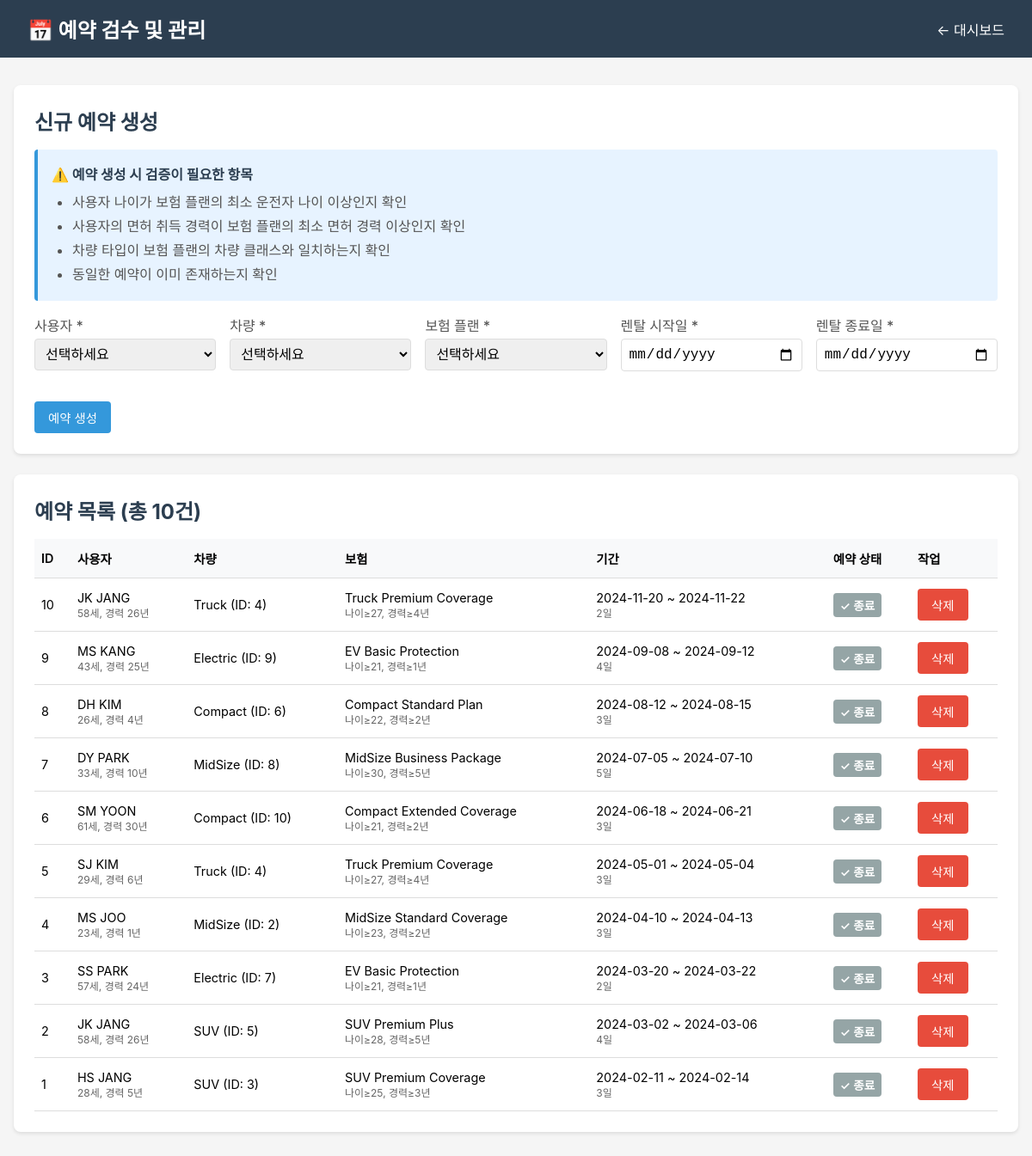
Page /PHPWeb/admin_reservations.php on the committed database.
### tables this page shows
CREATE TABLE Rental_Reservation (
    id INT PRIMARY KEY AUTO_INCREMENT,
    uid INT NOT NULL,
    vid INT NOT NULL,
    iid INT NOT NULL,
    start_date DATE,
    end_date DATE,

    FOREIGN KEY (uid) REFERENCES Users(id)
        ON UPDATE CASCADE ON DELETE RESTRICT,
    FOREIGN KEY (vid) REFERENCES Vehicles(id)
        ON UPDATE CASCADE ON DELETE RESTRICT,
    FOREIGN KEY (iid) REFERENCES Insurance_Plan(id)
        ON UPDATE CASCADE ON DELETE RESTRICT
);

CREATE TABLE Users (
    id INT PRIMARY KEY AUTO_INCREMENT,
    name VARCHAR(255) NOT NULL,
    age INT NOT NULL,
    license_year INT NOT NULL
);

CREATE TABLE Vehicles (
    id INT PRIMARY KEY AUTO_INCREMENT,
    type ENUM('Compact', 'MidSize', 'SUV', 'Truck', 'Electric') NOT NULL,
    registered_at DATE
);

CREATE TABLE Insurance_Plan (
    id INT PRIMARY KEY AUTO_INCREMENT,
    type VARCHAR(255),
    daily_fee INT NOT NULL,
    deductible_amount INT NOT NULL DEFAULT 0,
    vehicle_class ENUM('Compact', 'MidSize', 'SUV', 'Truck', 'Electric'),
    min_driver_age INT,
    min_license_years INT,
    name TEXT
);

### PHPWeb/admin_reservations.php (the view, shortened to what this page needs)
<?php
require_once 'reservation.php';
$stmt = $conn->prepare("
    SELECT r.*,
           u.name as user_name, u.age as user_age, u.license_year,
           v.type as vehicle_type,
           i.name as insurance_name, i.min_driver_age, i.min_license_years, i.daily_fee, i.deductible_amount
    FROM Rental_Reservation r
    JOIN Users u ON r.uid = u.id
    JOIN Vehicles v ON r.vid = v.id
    JOIN Insurance_Plan i ON r.iid = i.id
    ORDER BY r.id DESC
");
$stmt->execute();
$reservations = $stmt->get_result()->fetch_all(MYSQLI_ASSOC);
?>
<!DOCTYPE html>
<html lang="ko">
<head>
</head>
<body>
    <div class="header">
        <h1>📅 예약 검수 및 관리</h1>
        <a href="admin_index.php">← 대시보드</a>
    </div>
    <div class="container">
        <div class="card">
            <h2>신규 예약 생성</h2>
            <div class="info-box">
                <h4>⚠️ 예약 생성 시 검증이 필요한 항목</h4>
                <ul>
                    <li>사용자 나이가 보험 플랜의 최소 운전자 나이 이상인지 확인</li>
                    <li>사용자의 면허 취득 경력이 보험 플랜의 최소 면허 경력 이상인지 확인</li>
                    <li>차량 타입이 보험 플랜의 차량 클래스와 일치하는지 확인</li>
                    <li>동일한 예약이 이미 존재하는지 확인</li>
                </ul>
            </div>
            <form method="POST" id="reservationForm">
                <div class="grid">
                    <div class="form-group">
                        <label>사용자 *</label>
                        <select name="user_id" id="user_id" required onchange="updateUserInfo()">
                            <option value="">선택하세요</option>
                        </select>
                    </div>
                    <div class="form-group">
                        <label>차량 *</label>
                        <select name="vehicle_id" id="vehicle_id" required onchange="updateVehicleInfo()">
                            <option value="">선택하세요</option>
                        </select>
                    </div>
                    <div class="form-group">
                        <label>보험 플랜 *</label>
                        <select name="insurance_id" id="insurance_id" required onchange="updateInsuranceInfo()">
                            <option value="">선택하세요</option>
                        </select>
                    </div>
                    <div class="form-group">
                        <label>렌탈 시작일 *</label>
                        <input type="date" name="start_date" required min="<?= date('Y-m-d') ?>">
                    </div>
                    <div class="form-group">
                        <label>렌탈 종료일 *</label>
                        <input type="date" name="end_date" required min="<?= date('Y-m-d') ?>">
                    </div>
                </div>
                <button type="submit" class="btn btn-primary" style="margin-top: 1rem;">예약 생성</button>
            </form>
        </div>
        <div class="card">
            <h2>예약 목록 (총 <?= count($reservations) ?>건)</h2>
            <table>
                <thead>
                    <tr>
                        <th>ID</th>
                        <th>사용자</th>
                        <th>차량</th>
                        <th>보험</th>
                        <th>기간</th>
                        <th>예약 상태</th>
                        <th>작업</th>
                    </tr>
                </thead>
                <tbody>
                    <?php foreach ($reservations as $res):
                        $license_exp = date('Y') - $res['license_year'];
                        $days = (strtotime($res['end_date']) - strtotime($res['start_date'])) / (60 * 60 * 24);
                        $today = strtotime('today');
                        $start_time = strtotime($res['start_date']);
                        $end_time = strtotime($res['end_date']);
                        if ($end_time < $today) {
                            $status = 'completed';
                        } elseif ($start_time > $today) {
                            $status = 'scheduled';
                        } else {
                            $status = 'in_progress';
                        }
                        $rental_days = $days + 1;
                        $total_price = ($res['daily_fee'] * $rental_days) + $res['deductible_amount'];
                        ?>
                        <tr
                            onclick="showPriceModal('<?= htmlspecialchars($res['user_name'], ENT_QUOTES) ?>', '<?= $res['vehicle_type'] ?>', '<?= htmlspecialchars($res['insurance_name'], ENT_QUOTES) ?>', <?= $res['daily_fee'] ?>, <?= $rental_days ?>, <?= $res['deductible_amount'] ?>, <?= $total_price ?>, '<?= $res['start_date'] ?>', '<?= $res['end_date'] ?>')">
                            <td><?= $res['id'] ?></td>
                            <td>
                                <?= htmlspecialchars($res['user_name']) ?><br>
                                <small style="color: #666;"><?= $res['user_age'] ?>세, 경력 <?= $license_exp ?>년</small>
                            </td>
                            <td><?= $res['vehicle_type'] ?> (ID: <?= $res['vid'] ?>)</td>
                            <td>
                                <?= htmlspecialchars($res['insurance_name']) ?><br>
                                <small style="color: #666;">나이≥<?= $res['min_driver_age'] ?>,
                                    경력≥<?= $res['min_license_years'] ?>년</small>
                            </td>
                            <td>
                                <?= $res['start_date'] ?> ~ <?= $res['end_date'] ?><br>
                                <small style="color: #666;"><?= $days ?>일</small>
                            </td>
                            <td>
                                <?php if ($status === 'completed'): ?>
                                    <span class="badge badge-secondary">✓ 종료</span>
                                <?php elseif ($status === 'scheduled'): ?>
                                    <span class="badge badge-info"> ▶︎ 예정</span>
                                <?php else: ?>
                                    <span class="badge badge-success">● 진행중</span>
                                <?php endif; ?>
                            </td>
                            <td onclick="event.stopPropagation()">
                                <form method="POST" style="display:inline;" onsubmit="return confirm('정말 삭제하시겠습니까?');">
                                    <button type="submit" class="btn btn-danger">삭제</button>
                                </form>
                            </td>
                        </tr>
                    <?php endforeach; ?>
                </tbody>
            </table>
        </div>
    </div>
</body>
</html>

### PHPWeb/admin_reservations.php (style rules this page uses)
* { margin: 0; padding: 0; box-sizing: border-box; }
body { font-family: -apple-system, BlinkMacSystemFont, 'Segoe UI', sans-serif; background: #f5f5f5; }
.header { background: #2c3e50; color: white; padding: 1rem 2rem; display: flex; justify-content: space-between; align-items: center; }
.header h1 { font-size: 1.5rem; }
.header a { color: white; text-decoration: none; }
.container { max-width: 1400px; margin: 2rem auto; padding: 0 1rem; }
.card { background: white; padding: 1.5rem; border-radius: 8px; box-shadow: 0 2px 4px rgba(0, 0, 0, 0.1); margin-bottom: 1.5rem; }
.card h2 { margin-bottom: 1rem; color: #2c3e50; }
.form-group { margin-bottom: 1rem; }
.form-group label { display: block; margin-bottom: 0.25rem; color: #555; font-weight: 500; }
.form-group input, .form-group select { width: 100%; padding: 0.5rem; border: 1px solid #ddd; border-radius: 4px; font-size: 1rem; }
.btn { padding: 0.5rem 1rem; border: none; border-radius: 4px; cursor: pointer; font-size: 0.9rem; }
.btn-primary { background: #3498db; color: white; }
.btn-danger { background: #e74c3c; color: white; }
table { width: 100%; border-collapse: collapse; font-size: 0.9rem; }
table th, table td { padding: 0.75rem 0.5rem; text-align: left; border-bottom: 1px solid #ddd; }
table th { background: #f8f9fa; font-weight: 600; }
table tbody tr { cursor: pointer; transition: background-color 0.2s; }
.grid { display: grid; grid-template-columns: repeat(auto-fit, minmax(200px, 1fr)); gap: 1rem; }
.badge { display: inline-block; padding: 0.25rem 0.5rem; border-radius: 4px; font-size: 0.85rem; font-weight: 600; }
.badge-secondary { background: #95a5a6; color: white; }
.info-box { background: #e7f3ff; border-left: 4px solid #3498db; padding: 1rem; margin-bottom: 1rem; border-radius: 4px; }
.info-box h4 { margin-bottom: 0.5rem; color: #2c3e50; }
.info-box ul { margin-left: 1.5rem; }
.info-box li { margin-bottom: 0.25rem; color: #555; }

### rows in the picture
rental_reservation: id "10", uid.name "JK JANG", uid.age "58", vid.type "Truck", vid "4", iid.name "Truck Premium Coverage", iid.min_driver_age "27", iid.min_license_years "4", start_date "2024-11-20", end_date "2024-11-22", days "2", shows "✓ 종료"
rental_reservation: id "9", uid.name "MS KANG", uid.age "43", vid.type "Electric", vid "9", iid.name "EV Basic Protection", iid.min_driver_age "21", iid.min_license_years "1", start_date "2024-09-08", end_date "2024-09-12", days "4", shows "✓ 종료"
rental_reservation: id "8", uid.name "DH KIM", uid.age "26", vid.type "Compact", vid "6", iid.name "Compact Standard Plan", iid.min_driver_age "22", iid.min_license_years "2", start_date "2024-08-12", end_date "2024-08-15", days "3", shows "✓ 종료"
rental_reservation: id "7", uid.name "DY PARK", uid.age "33", vid.type "MidSize", vid "8", iid.name "MidSize Business Package", iid.min_driver_age "30", iid.min_license_years "5", start_date "2024-07-05", end_date "2024-07-10", days "5", shows "✓ 종료"
rental_reservation: id "6", uid.name "SM YOON", uid.age "61", vid.type "Compact", vid "10", iid.name "Compact Extended Coverage", iid.min_driver_age "21", iid.min_license_years "2", start_date "2024-06-18", end_date "2024-06-21", days "3", shows "✓ 종료"
rental_reservation: id "5", uid.name "SJ KIM", uid.age "29", vid.type "Truck", vid "4", iid.name "Truck Premium Coverage", iid.min_driver_age "27", iid.min_license_years "4", start_date "2024-05-01", end_date "2024-05-04", days "3", shows "✓ 종료"
rental_reservation: id "4", uid.name "MS JOO", uid.age "23", vid.type "MidSize", vid "2", iid.name "MidSize Standard Coverage", iid.min_driver_age "23", iid.min_license_years "2", start_date "2024-04-10", end_date "2024-04-13", days "3", shows "✓ 종료"
rental_reservation: id "3", uid.name "SS PARK", uid.age "57", vid.type "Electric", vid "7", iid.name "EV Basic Protection", iid.min_driver_age "21", iid.min_license_years "1", start_date "2024-03-20", end_date "2024-03-22", days "2", shows "✓ 종료"
rental_reservation: id "2", uid.name "JK JANG", uid.age "58", vid.type "SUV", vid "5", iid.name "SUV Premium Plus", iid.min_driver_age "28", iid.min_license_years "5", start_date "2024-03-02", end_date "2024-03-06", days "4", shows "✓ 종료"
rental_reservation: id "1", uid.name "HS JANG", uid.age "28", vid.type "SUV", vid "3", iid.name "SUV Premium Coverage", iid.min_driver_age "25", iid.min_license_years "3", start_date "2024-02-11", end_date "2024-02-14", days "3", shows "✓ 종료"

### other values in the picture
count($reservations) "10"
